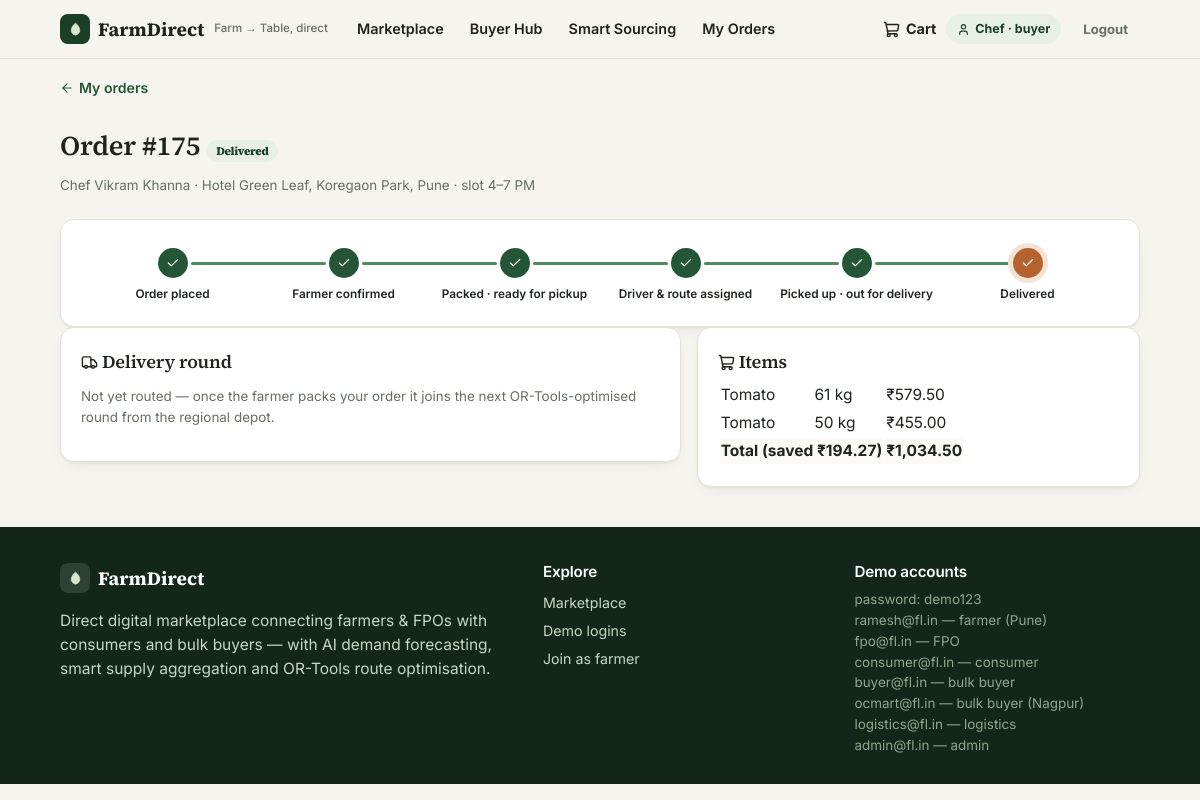
The app's page /track/175 (signed in), older data.
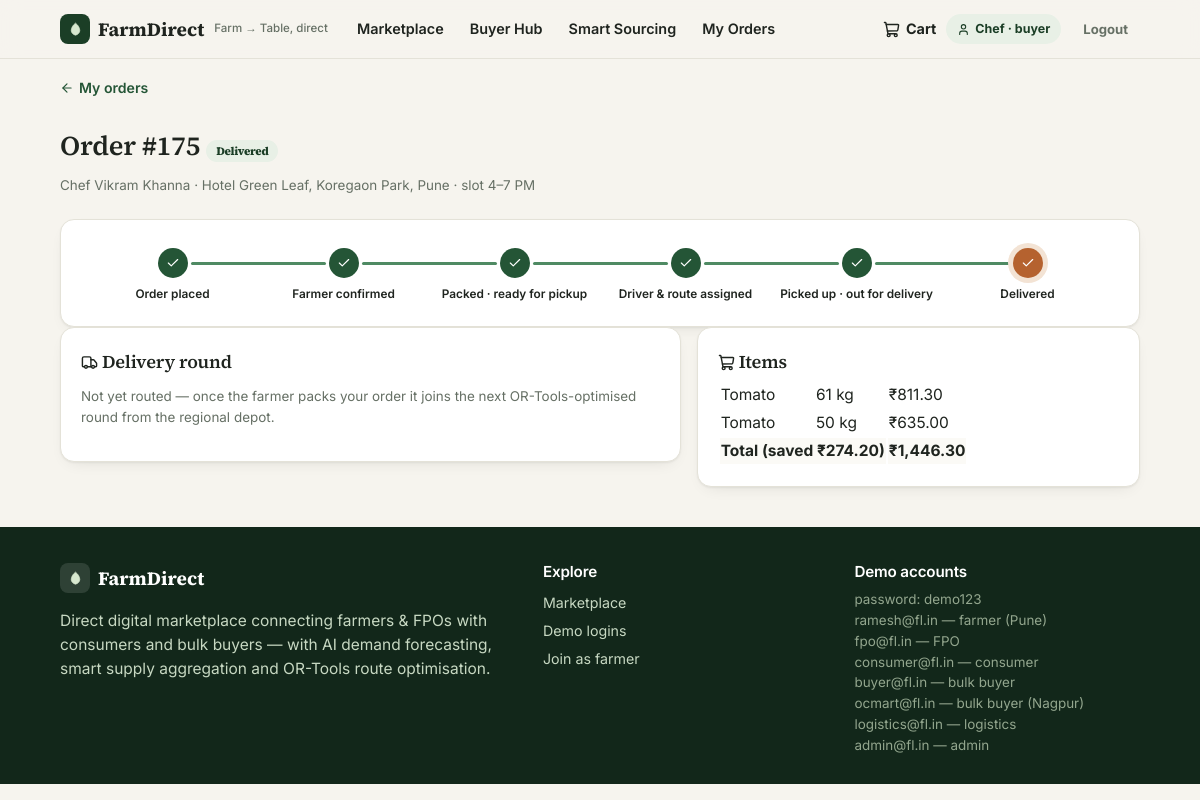
The same page, newer data.
### tables this page shows
CREATE TABLE order_items(
  id INTEGER PRIMARY KEY AUTOINCREMENT, order_id INTEGER REFERENCES orders(id),
  listing_id INTEGER REFERENCES listings(id), farmer_id INTEGER,
  crop_id INTEGER, crop_name TEXT, qty REAL, price REAL, amount REAL);

CREATE TABLE orders(
  id INTEGER PRIMARY KEY AUTOINCREMENT, buyer_id INTEGER REFERENCES users(id),
  buyer_type TEXT DEFAULT 'retail', status TEXT DEFAULT 'placed',
  subtotal REAL, savings REAL, delivery_fee REAL, total REAL,
  payment_mode TEXT DEFAULT 'UPI (demo)', address TEXT, lat REAL, lng REAL,
  depot_id INTEGER REFERENCES depots(id),
  slot TEXT, placed_on TEXT DEFAULT (date('now')),
  created_ts TEXT DEFAULT (datetime('now','localtime')));

### app.py (the view, shortened to what this page needs)
@app.route("/track/<int:oid>")
def track(oid):
    order = q("SELECT o.*, u.name AS buyer_name FROM orders o JOIN users u ON u.id=o.buyer_id WHERE o.id=?",
              (oid,), one=True)
    if not order:
        flash("Order not found.", "err")
        return redirect(url_for("marketplace"))
    items = q("SELECT * FROM order_items WHERE order_id=?", (oid,))
    mine = [dict(r) for r in q(
        "SELECT d.*, v.code AS vehicle, v.vtype, v.driver_name, r.total_km, r.est_minutes, "
        "r.route_polyline, r.route_source, r.depot_id FROM deliveries d JOIN delivery_routes r ON r.id=d.route_id "
        "JOIN vehicles v ON v.id=d.vehicle_id WHERE d.order_id=? ORDER BY d.route_id, d.seq", (oid,))]
    legs = []
    return render_template("track.html", order=order, items=items, steps=timeline_for(order), legs=legs)

### app.py (called while the page is built)
def get_db():
    if "db" not in g:
        g.db = sqlite3.connect(DB)
        g.db.row_factory = sqlite3.Row
        g.db.execute("PRAGMA foreign_keys = ON")
    return g.db

@app.before_request
def set_today():
    g.today = date.today()

def q(sql, args=(), one=False):
    cur = get_db().execute(sql, args)
    rows = cur.fetchall()
    return (rows[0] if rows else None) if one else rows

def current_user():
    uid = session.get("uid")
    if not uid:
        return None
    if "cu" not in g:
        g.cu = q("SELECT * FROM users WHERE id=?", (uid,), one=True)
    return g.cu

def inr(v):
    try:
        v = round(float(v), 2)
    except (TypeError, ValueError):
        return "₹0"
    s = f"{v:,.2f}"
    whole, _, frac = s.partition(".")
    whole = whole.replace(",", "")
    if len(whole) > 3:
        head, tail = whole[:-3], whole[-3:]
        parts = []
        while len(head) > 2:
            parts.insert(0, head[-2:])
            head = head[:-2]
        if head:
            parts.insert(0, head)
        whole = ",".join(parts + [tail])
    return f"₹{whole}.{frac}"

### templates/track.html (shortened to what this page needs)
{% extends "base.html" %}
{% from "_macros.html" import badge_status %}
{% block content %}
<div class="wrap">
  <a class="crumb" href="{{ url_for('orders') }}">{{ icon('arrow-left', 14) }} My orders</a>
  <div class="page-head">
    <div><h1>Order #{{ order['id'] }} {{ badge_status(order['status']) }}</h1>
      <p class="fine">{{ order['buyer_name'] }} · {{ order['address'] }} · slot {{ order['slot'] }}</p></div>
  </div>
  {% if order['status'] == 'cancelled' %}
    <div class="card empty">This order was cancelled.</div>
  {% else %}
  <div class="card">
    <div class="timeline">
      {% for s in steps %}
      <div class="tl-step {{ 'done' if s.done }} {{ 'current' if s.current }}">
        <div class="tl-dot">{{ icon('check', 14) if s.done else loop.index }}</div>
        <div class="tl-lab">{{ s.label }}</div>
      </div>
      {% endfor %}
    </div>
  </div>
  <div class="track-grid">
    <div>
      {% for leg in legs %}
      <div class="card" style="margin-bottom:16px">
        <h3>{{ icon('truck', 17) }} Delivery round {% if legs|length > 1 %}<span class="fine">· shipment {{ loop.index }} of {{ legs|length }}</span>{% endif %}</h3>
        <div class="facts">
          <div><span>Vehicle</span><b>{{ leg.vehicle }}</b></div>
          <div><span>Driver</span><b>{{ leg.driver }}</b></div>
          <div><span>Route</span><b>{{ leg.n_stops }} stops · {{ leg.km }} km</b></div>
        </div>
        {% for st in leg.my_stops %}
        <div class="note">{{ icon('package', 13) if st['kind'] == 'pickup' else icon('map-pin', 13) }} {{ 'Pickup' if st['kind'] == 'pickup' else 'Delivery' }} — <b>{{ st['stop_name'] }}</b>
          · stop #{{ st['pos'] }} of {{ leg.n_stops }} · ETA ≈ +{{ st['eta_min'] }} min after dispatch
          · <span class="badge {{ 'st-delivered' if st['status'] == 'done' else 'st-assigned' }}">{{ 'done' if st['status'] == 'done' else 'pending' }}</span></div>
        {% endfor %}
        <div class="map-wrap {{ 'anim' if loop.first and order['status'] in ('assigned', 'in_transit') }}">{{ leg.map }}</div>
        <p class="fine">Red ring = your stops on this vehicle's optimised route.</p>
      </div>
      {% else %}
      <div class="card">
        <h3>{{ icon('truck', 17) }} Delivery round</h3>
        <p class="fine">Not yet routed — once the farmer packs your order it joins the next OR-Tools-optimised round from the regional depot.</p>
      </div>
      {% endfor %}
    </div>
    <div class="card">
      <h3>{{ icon('shopping-cart', 17) }} Items</h3>
      <table>
        <tbody>
        {% for it in items %}
          <tr><td>{{ it['crop_name'] }}</td><td>{{ '%g'|format(it['qty']) }} kg</td><td>{{ it['amount']|inr }}</td></tr>
        {% endfor %}
        <tr class="total-row"><td colspan="2"><b>Total (saved {{ order['savings']|inr }})</b></td><td><b>{{ order['total']|inr }}</b></td></tr>
        </tbody>
      </table>
    </div>
  </div>
  {% endif %}
</div>
{% endblock %}

### templates/_macros.html (shortened to what this page needs)
{% macro badge_status(s) %}<span class="badge st-{{ s }}">{{ s|replace('_',' ') }}</span>{% endmacro %}

Row changes from the older to the newer data that the page shows:
changed orders "Hotel Green Leaf, Koregaon Park, Pune": savings|inr "₹194.27" → "₹274.20"; total|inr "₹1,034.50" → "₹1,446.30"
changed order_items (number 1 of 2 on the later page): amount|inr "₹579.50" → "₹811.30"
changed order_items (number 2 of 2 on the later page): amount|inr "₹455.00" → "₹635.00"
